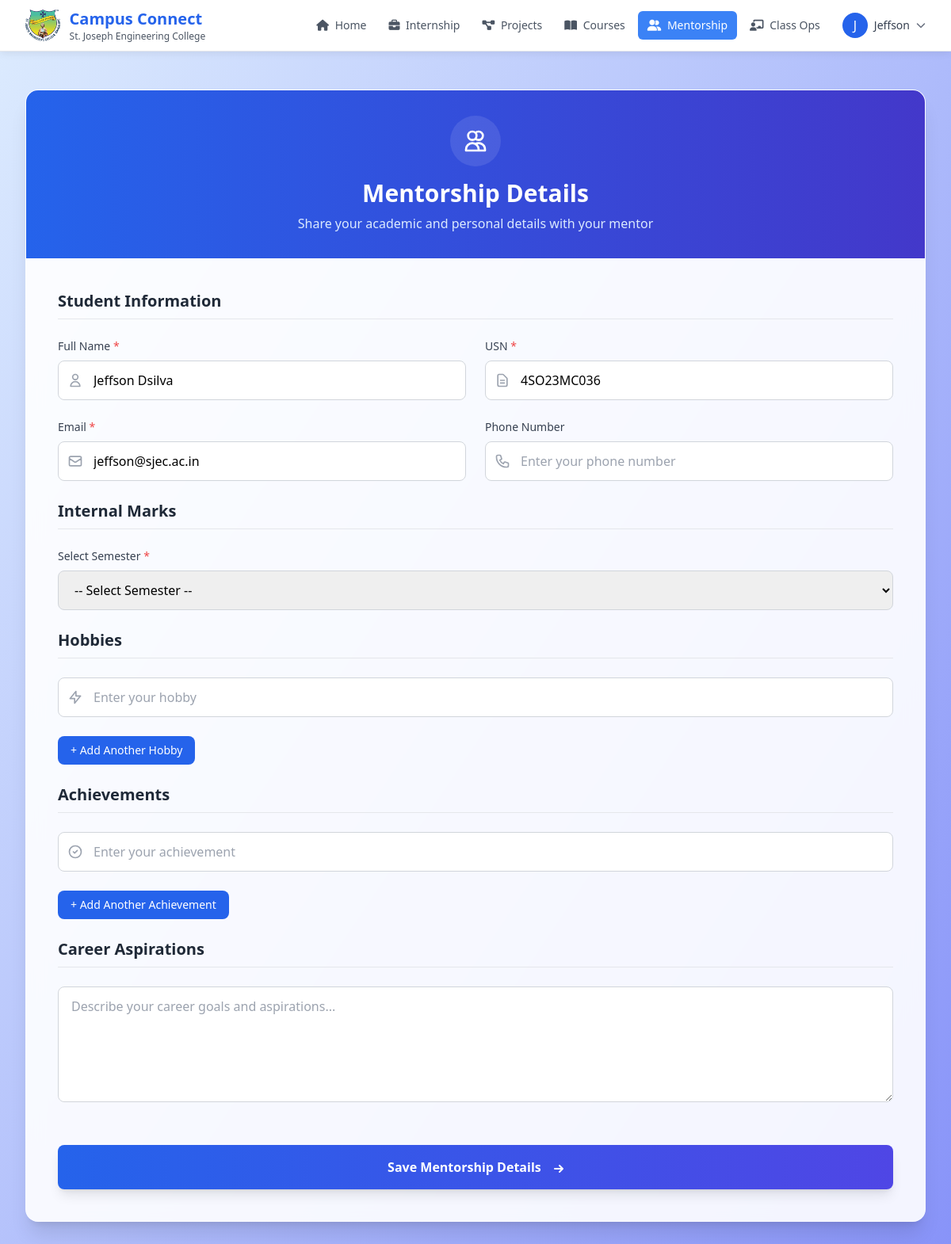
Screenshot of /archive/stubs/mentor.php (signed in) with the database file from the repository.
### tables this page shows
CREATE TABLE `students` (
  `name` varchar(255) NOT NULL,
  `usn` varchar(50) NOT NULL,
  `email` varchar(100) NOT NULL,
  `password` varchar(255) NOT NULL,
  `dept_code` varchar(10) NOT NULL
);

### archive/stubs/mentor.php (called while the page is built)
<?php
require_once __DIR__ . '/../../app/modules/mentorship/mentor.php';

### app/modules/mentorship/mentor.php (the view, shortened to what this page needs)
<?php
require_once __DIR__ . '/../../core/config.php';
require_once __DIR__ . '/../../views/header.php';
$email = $_SESSION['email'];
$query = "SELECT name, usn, email FROM students WHERE email = ?";
$stmt = $conn->prepare($query);
$stmt->bind_param("s", $email);
$stmt->execute();
$stmt->bind_result($name, $usn, $email);
?>
<main class="min-h-screen bg-gradient-to-br from-blue-100 to-indigo-400 py-12 px-4 sm:px-6 lg:px-8">
    <div class="max-w-6xl mx-auto">
        <div class="bg-white/90 backdrop-blur-md rounded-2xl shadow-xl overflow-hidden border border-white/20">
            <div class="bg-gradient-to-r from-blue-600 to-indigo-700 p-8 text-center">
                <div class="inline-flex items-center justify-center w-16 h-16 bg-white/10 rounded-full mb-4">
                    <svg xmlns="http://www.w3.org/2000/svg" class="h-8 w-8 text-white" fill="none" viewBox="0 0 24 24" stroke="currentColor">
                        <path stroke-linecap="round" stroke-linejoin="round" stroke-width="2" d="M12 4.354a4 4 0 110 5.292M15 21H3v-1a6 6 0 0112 0v1zm0 0h6v-1a6 6 0 00-9-5.197M13 7a4 4 0 11-8 0 4 4 0 018 0z" />
                    </svg>
                </div>
                <h1 class="text-3xl font-bold text-white mb-2">Mentorship Details</h1>
                <p class="text-blue-100 font-medium">Share your academic and personal details with your mentor</p>
            </div>
            <div class="p-8 md:p-10">
                <form id="mentorForm" method="POST" action="mentor.php" class="space-y-6">
                    <div class="space-y-6">
                        <h2 class="text-xl font-semibold text-gray-800 border-b border-gray-200 pb-2">Student Information</h2>
                        <div class="grid grid-cols-1 md:grid-cols-2 gap-6">
                            <div class="space-y-2">
                                <label for="student_name" class="block text-sm font-medium text-gray-700">Full Name <span class="text-red-500">*</span></label>
                                <div class="relative">
                                    <input id="student_name" name="student_name" type="text" value="<?php echo htmlspecialchars($name); ?>"
                                        class="w-full px-4 py-3 pl-11 border border-gray-300 rounded-lg focus:ring-2 focus:ring-blue-500 focus:border-blue-500 transition-all">
                                    <div class="absolute inset-y-0 left-0 pl-3 flex items-center pointer-events-none">
                                    </div>
                                </div>
                            </div>
                            <div class="space-y-2">
                                <label for="usn" class="block text-sm font-medium text-gray-700">USN <span class="text-red-500">*</span></label>
                                <div class="relative">
                                    <input id="usn" name="usn" type="text" value="<?php echo htmlspecialchars($usn); ?>"
                                        class="w-full px-4 py-3 pl-11 border border-gray-300 rounded-lg focus:ring-2 focus:ring-blue-500 focus:border-blue-500 transition-all">
                                    <div class="absolute inset-y-0 left-0 pl-3 flex items-center pointer-events-none">
                                    </div>
                                </div>
                            </div>
                        </div>
                        <div class="grid grid-cols-1 md:grid-cols-2 gap-6">
                            <div class="space-y-2">
                                <label for="email" class="block text-sm font-medium text-gray-700">Email <span class="text-red-500">*</span></label>
                                <div class="relative">
                                    <input id="email" name="email" type="email" value="<?php echo htmlspecialchars($email); ?>"
                                        class="w-full px-4 py-3 pl-11 border border-gray-300 rounded-lg focus:ring-2 focus:ring-blue-500 focus:border-blue-500 transition-all">
                                    <div class="absolute inset-y-0 left-0 pl-3 flex items-center pointer-events-none">
                                    </div>
                                </div>
                            </div>
                            <div class="space-y-2">
                                <label for="phone" class="block text-sm font-medium text-gray-700">Phone Number</label>
                                <div class="relative">
                                    <input id="phone" name="phone" type="tel" placeholder="Enter your phone number"
                                        class="w-full px-4 py-3 pl-11 border border-gray-300 rounded-lg focus:ring-2 focus:ring-blue-500 focus:border-blue-500 transition-all">
                                    <div class="absolute inset-y-0 left-0 pl-3 flex items-center pointer-events-none">
                                    </div>
                                </div>
                            </div>
                        </div>
                    </div>
                    <div class="space-y-6">
                        <h2 class="text-xl font-semibold text-gray-800 border-b border-gray-200 pb-2">Internal Marks</h2>
                        <div class="space-y-2">
                            <label for="semesterSelect" class="block text-sm font-medium text-gray-700">Select Semester <span class="text-red-500">*</span></label>
                            <select id="semesterSelect" onchange="showSemesterSection()" class="w-full px-4 py-3 border border-gray-300 rounded-lg focus:ring-2 focus:ring-blue-500 focus:border-blue-500 transition-all">
                                <option value="">-- Select Semester --</option>
                            </select>
                        </div>
                    </div>
                    <div class="space-y-6">
                        <h2 class="text-xl font-semibold text-gray-800 border-b border-gray-200 pb-2">Hobbies</h2>
                        <div id="hobbies-section" class="space-y-3">
                            <div class="relative">
                                <input type="text" name="hobbies[]" placeholder="Enter your hobby" class="w-full px-4 py-3 pl-11 border border-gray-300 rounded-lg focus:ring-2 focus:ring-blue-500 focus:border-blue-500 transition-all">
                                <div class="absolute inset-y-0 left-0 pl-3 flex items-center pointer-events-none">
                                </div>
                            </div>
                        </div>
                        <button type="button" onclick="addHobby()" class="text-sm bg-blue-600 hover:bg-blue-700 text-white px-4 py-2 rounded-lg">
                            + Add Another Hobby
                        </button>
                    </div>
                    <div class="space-y-6">
                        <h2 class="text-xl font-semibold text-gray-800 border-b border-gray-200 pb-2">Achievements</h2>
                        <div id="achievements-section" class="space-y-3">
                            <div class="relative">
                                <input type="text" name="achievements[]" placeholder="Enter your achievement" class="w-full px-4 py-3 pl-11 border border-gray-300 rounded-lg focus:ring-2 focus:ring-blue-500 focus:border-blue-500 transition-all">
                                <div class="absolute inset-y-0 left-0 pl-3 flex items-center pointer-events-none">
                                </div>
                            </div>
                        </div>
                        <button type="button" onclick="addAchievement()" class="text-sm bg-blue-600 hover:bg-blue-700 text-white px-4 py-2 rounded-lg">
                            + Add Another Achievement
                        </button>
                    </div>
                    <div class="space-y-6">
                        <h2 class="text-xl font-semibold text-gray-800 border-b border-gray-200 pb-2">Career Aspirations</h2>
                        <div class="space-y-2">
                            <textarea id="career" name="career" rows="5" placeholder="Describe your career goals and aspirations..." class="w-full px-4 py-3 border border-gray-300 rounded-lg focus:ring-2 focus:ring-blue-500 focus:border-blue-500 transition-all"></textarea>
                        </div>
                    </div>
                    <div class="pt-6">
                        <button type="submit" class="w-full py-4 px-6 bg-gradient-to-r from-blue-600 to-indigo-600 hover:from-blue-700 hover:to-indigo-700 text-white font-semibold rounded-lg shadow-lg transition-all duration-300 transform hover:scale-[1.01] focus:outline-none focus:ring-4 focus:ring-blue-500/20">
                            Save Mentorship Details
                            <svg xmlns="http://www.w3.org/2000/svg" class="h-5 w-5 inline ml-2 -mr-1" viewBox="0 0 20 20" fill="currentColor">
                                <path fill-rule="evenodd" d="M10.293 5.293a1 1 0 011.414 0l4 4a1 1 0 010 1.414l-4 4a1 1 0 01-1.414-1.414L12.586 11H5a1 1 0 110-2h7.586l-2.293-2.293a1 1 0 010-1.414z" clip-rule="evenodd" />
                            </svg>
                        </button>
                    </div>
                </form>
            </div>
        </div>
    </div>
</main>
</body>
</html>

### app/views/header.php (shortened to what this page needs)
<?php
$email = $_SESSION['email'];
$query = "SELECT name, usn, dept_code FROM students WHERE email = ?";
$stmt = $conn->prepare($query);
$stmt->bind_param("s", $email);
$stmt->execute();
$stmt->bind_result($name, $usn, $department);
$current_page = basename($_SERVER['PHP_SELF']);
?>
<!DOCTYPE html>
<html lang="en">
<head>
    <link href="https://cdnjs.cloudflare.com/ajax/libs/font-awesome/6.4.0/css/all.min.css" rel="stylesheet" />
    <script src="https://cdn.tailwindcss.com"></script>
</head>
<body class="min-h-screen font-sans bg-gradient-to-br from-blue-100 to-indigo-400">
    <header class="sticky top-0 z-50 bg-white border-b border-gray-200 nav-shadow">
        <div class="max-w-7xl mx-auto px-4 sm:px-6 lg:px-8">
            <div class="flex justify-between items-center h-16">
                <div class="flex-shrink-0 flex items-center">
                    <div class="flex items-center space-x-3">
                        <img class="h-10 w-auto" src="<?= BASE_URL ?>images/logo.png" alt="College Logo">
                        <div class="md:block">
                            <h1 class="text-xl md:text-md font-bold text-blue-600">Campus Connect</h1>
                            <p class="text-xs text-gray-600">St. Joseph Engineering College</p>
                        </div>
                    </div>
                </div>
                <div class="hidden md:flex items-center space-x-4">
                    <div class="flex space-x-1">
                        <a href="<?= BASE_URL ?>app/modules/dashboards/stDashboard.php"
                            class="px-3 py-2 rounded-md text-sm font-medium transition-colors duration-200 <?php echo $current_page == 'stDashboard.php' ? 'active-tab' : 'text-gray-600 hover:bg-blue-100 hover:text-blue-700'; ?>">
                            <i class="fas fa-home mr-1"></i> Home
                        </a>
                        <a href="<?= BASE_URL ?>app/modules/internships/internship.php"
                            class="px-3 py-2 rounded-md text-sm font-medium transition-colors duration-200 <?php echo $current_page == 'internship.php' ? 'active-tab' : 'text-gray-600 hover:bg-blue-100 hover:text-blue-700'; ?>">
                            <i class="fas fa-briefcase mr-1"></i> Internship
                        </a>
                        <a href="<?= BASE_URL ?>app/modules/projects/project.php"
                            class="px-3 py-2 rounded-md text-sm font-medium transition-colors duration-200 <?php echo $current_page == 'project.php' ? 'active-tab' : 'text-gray-600 hover:bg-blue-100 hover:text-blue-700'; ?>">
                            <i class="fas fa-project-diagram mr-1"></i> Projects
                        </a>
                        <a href="<?= BASE_URL ?>app/modules/mooc/course.php"
                            class="px-3 py-2 rounded-md text-sm font-medium transition-colors duration-200 <?php echo $current_page == 'course.php' ? 'active-tab' : 'text-gray-600 hover:bg-blue-100 hover:text-blue-700'; ?>">
                            <i class="fas fa-book-open mr-1"></i> Courses
                        </a>
                        <a href="<?= BASE_URL ?>app/modules/mentorship/mentor.php"
                            class="px-3 py-2 rounded-md text-sm font-medium transition-colors duration-200 <?php echo $current_page == 'mentor.php' ? 'active-tab' : 'text-gray-600 hover:bg-blue-100 hover:text-blue-700'; ?>">
                            <i class="fas fa-user-friends mr-1"></i> Mentorship
                        </a>
                        <a href="<?= BASE_URL ?>app/modules/classops/classops_dashboard.php"
                            class="px-3 py-2 rounded-md text-sm font-medium transition-colors duration-200 <?php echo $current_page == 'classops_dashboard.php' ? 'active-tab' : 'text-gray-600 hover:bg-blue-100 hover:text-blue-700'; ?>">
                            <i class="fas fa-chalkboard-teacher mr-1"></i> Class Ops
                        </a>
                    </div>
                    <div class="relative ml-4">
                        <button id="user-menu-button" class="flex items-center space-x-2 focus:outline-none group">
                            <div
                                class="h-8 w-8 rounded-full bg-blue-600 flex items-center justify-center text-white group-hover:bg-blue-700 transition-colors">
                                <?php echo strtoupper(substr($name, 0, 1)); ?>
                            </div>
                            <span
                                class="text-sm font-medium text-gray-700 hidden lg:inline"><?php echo explode(' ', $name)[0]; ?></span>
                            <i
                                class="fas fa-chevron-down text-xs text-gray-500 group-hover:text-gray-700 transition-colors"></i>
                        </button>
                    </div>
                </div>
            </div>
        </div>
    </header>

### app/views/header.php (style rules this page uses)
.nav-shadow { box-shadow: 0 2px 10px rgba(0, 0, 0, 0.08); }
.active-tab { background-color: #3b82f6; color: white; }
.transform { transform: translateZ(0); }
.transition-all { transition-property: all; }
.duration-200 { transition-duration: 200ms; }

### rows the page displays
students: name "J", name "Jeffson", student_name "Jeffson Dsilva", usn "4SO23MC036", email "jeffson@sjec.ac.in"
